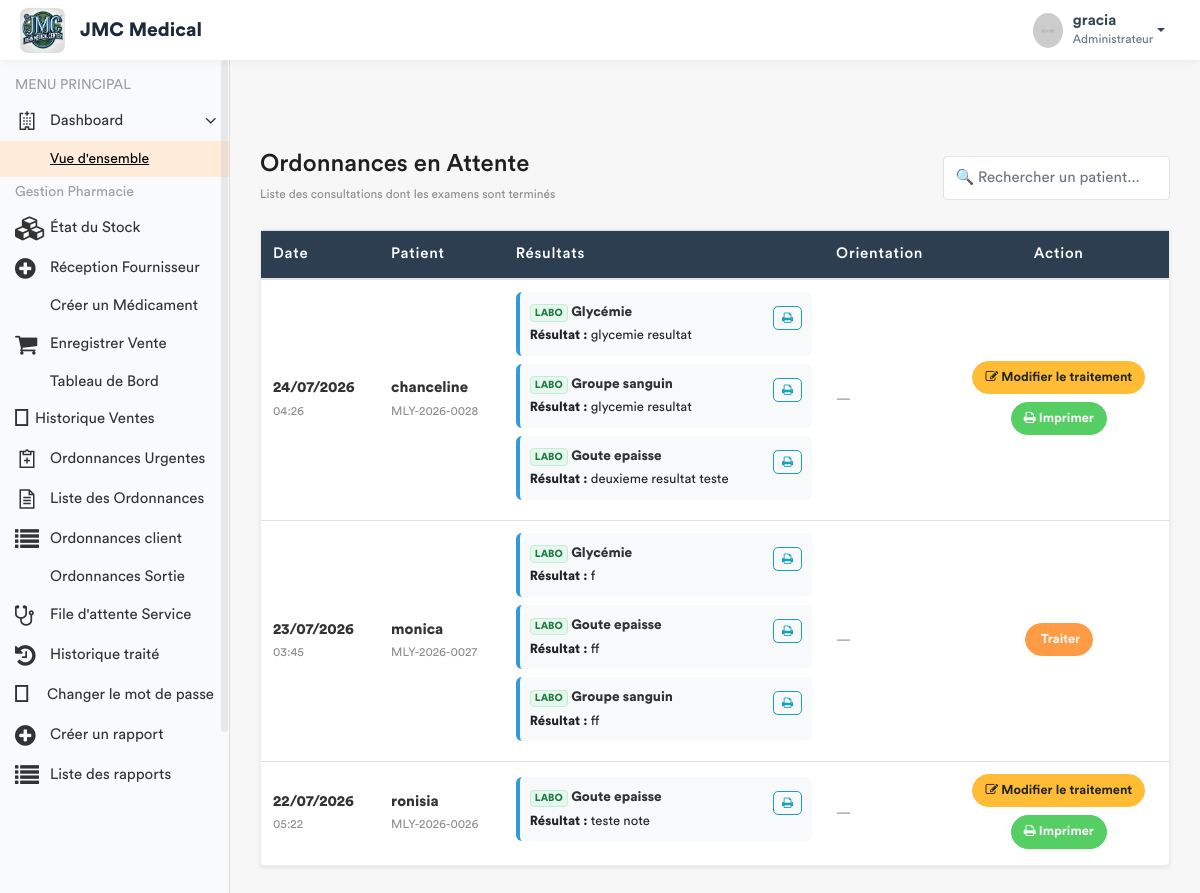
/medecin/salle-d-attente/ (signed in), run on an earlier commit of the app's database.
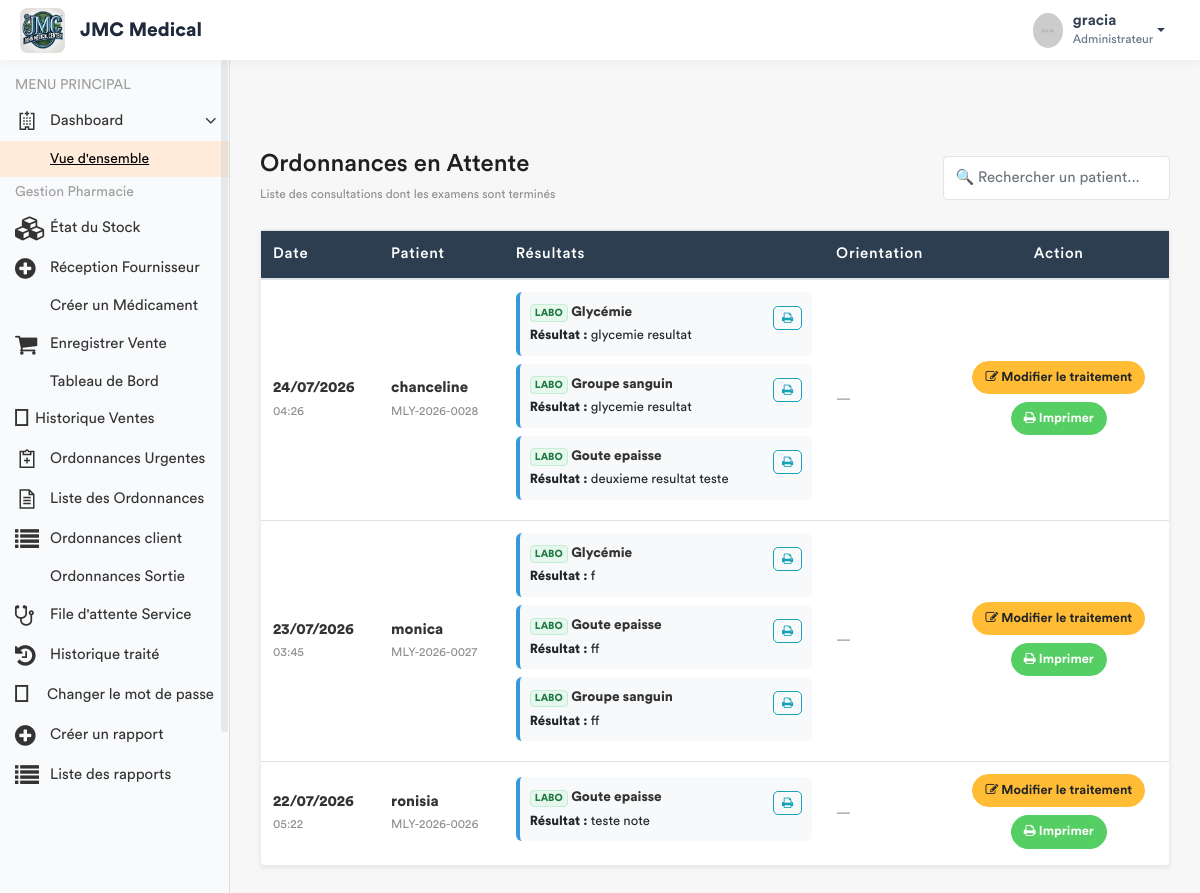
And on a later commit of the database.
### app/models.py (models this page shows, shortened)
class Consultation(models.Model):
    triage = models.OneToOneField(SigneVital, db_index=True, on_delete=models.CASCADE)
    medecin = models.ForeignKey(settings.AUTH_USER_MODEL, on_delete=models.SET_NULL, null=True)
    motif_consultation = models.TextField(verbose_name="Motif")
    antecedent = models.CharField(max_length  = 255 , null = True , blank = True)
    histoire_maladie = models.TextField(verbose_name="Histoire de la maladie")
    examen_physique = models.TextField(verbose_name="Examen physique")
    complement_d_anamnese = models.CharField(max_length=200, null=True)
    hypothese_diagnostique = models.TextField(verbose_name="Hypothèse diagnostique")
    date_creation = models.DateTimeField(default=timezone.now)
    consultation_payee = models.BooleanField(default=False, verbose_name="Consultation payée")
    session = models.OneToOneField(SessionSoins, on_delete=models.CASCADE, null=True)
    hopital = models.ForeignKey(Hopital , on_delete= models.SET_NULL , null = True)
    diagnostic_final = models.TextField(blank=True, null=True)

class SigneVital(models.Model):
    patient = models.ForeignKey(Patient, on_delete=models.CASCADE)
    temperature = models.DecimalField(max_digits=4, decimal_places=1)
    poids = models.DecimalField(max_digits=5, decimal_places=2)
    tension_arterielle = models.CharField(max_length=10)
    frequence_cardiaque = models.IntegerField()
    frequence_respiratoire = models.IntegerField(null=True, blank=True)
    saturation_oxygene = models.IntegerField(null=True, blank=True)
    date_prelevement = models.DateTimeField(default=timezone.now)
    infirmier = models.ForeignKey(User, on_delete=models.SET_NULL, null=True)
    est_consulte = models.BooleanField(default=False)
    session = models.ForeignKey(SessionSoins, on_delete=models.CASCADE, related_name='signes_vitaux', null=True)
    hopital = models.ForeignKey(Hopital , on_delete= models.SET_NULL , null = True)

class Patient(models.Model):
    TYPE_CHOICES = [
        ('SIMPLE', 'Patient Simple'),
        ('FIDELE', 'Patient Fidèle'),
        ('CONVENTIONNE', 'Patient Conventionné'),
    ]
    code_patient = models.CharField(max_length=20, unique=True, editable=False)
    noms = models.CharField(max_length=100)
    service = models.ForeignKey('Service', on_delete=models.PROTECT, related_name='patients', null=True)
    sexe = models.CharField(max_length=1, choices=[('M', 'Masculin'), ('F', 'Féminin')])
    age = models.CharField(max_length=30)
    adresse = models.TextField()
    telephone = models.CharField(max_length=20)
    hopital = models.ForeignKey(Hopital , on_delete=models.SET_NULL , related_name= 'patient_hopital', null = True)
    type_patient = models.CharField(max_length=15, choices=TYPE_CHOICES, default='SIMPLE')
    a_carte_fidelite = models.BooleanField(default=False, verbose_name="Possède carte de fidélité")
    entreprise = models.ForeignKey(
        'Entreprise',
        on_delete=models.SET_NULL,
        null=True,
        blank=True,
        related_name='patients',
        verbose_name="Entreprise (si conventionné)"
    )
    fiche_payee = models.BooleanField(default=False)
    created_by = models.ForeignKey(User, on_delete=models.SET_NULL, null=True, related_name='patients_crees')
    date_creation = models.DateTimeField(auto_now_add=True)
    date_modification = models.DateTimeField(auto_now=True)

### app/views.py (the view, shortened to what this page needs)
# urls.py: path('medecin/salle-d-attente/', views.liste_attente_ordonnance_view, name='liste_attente_medecin'),
@login_required
def liste_attente_ordonnance_view(request):
    role = Fonction.objects.select_related('hopital', 'fonctionKey').filter(userKey=request.user).first()
    hopital_user = role.hopital if role else None
    fonctionKey = role.fonctionKey.roleName if role and role.fonctionKey else None
    if not hopital_user:
        messages.error(request, "Votre compte n'est rattaché à aucun hôpital.")
        return redirect('enregistrement_patient')
    consultations_en_attente = Consultation.objects.filter(
        examens__statut='TERMINE',
        triage__patient__hopital=hopital_user
    ).prefetch_related(
        'examens__prestation',
        'ordonnance_set'
    ).distinct().order_by('-date_creation')
    for c in consultations_en_attente:
        c.ordonnance_existante = c.ordonnance_set.exists()
        c.examens_termines = c.examens.filter(statut='TERMINE')
    lits_disponibles = Lit.objects.filter(
        est_occupe=False,
        hopital=hopital_user
    ).select_related('chambre').order_by('nom_lit')
    return render(request, 'back-end/medecin/liste_attente.html', {
        'consultations_en_attente': consultations_en_attente,
        'lits_disponibles': lits_disponibles,
        'fonctionKey': fonctionKey,
        'now': timezone.now(),
    })

### app/templates/back-end/medecin/liste_attente.html (shortened to what the changed rows need)
{% load static %}
<!DOCTYPE html>
<html lang="fr">
<head>
    {% include 'back-end/includes/css.html' %}
</head>
<body>
    <div class="main-wrapper">
        <div class="page-wrapper">
            <div class="content container-fluid">
                <div class="card shadow-sm">
                    <div class="card-body p-0">
                        <div class="table-responsive">
                            <table class="table table-hover mb-0" id="tablePatients">
                                <thead style="background: #2c3e50; color: white;">
                                    <tr>
                                        <th>Date</th>
                                        <th>Patient</th>
                                        <th>Résultats</th>
                                        <th>Orientation</th>
                                        <th class="text-center">Action</th>
                                    </tr>
                                </thead>
                                <tbody>
                                    {% for c in consultations_en_attente %}
                                    <tr>
                                        <td class="align-middle">
                                            <strong>{{ c.date_creation|date:"d/m/Y" }}</strong><br>
                                            <small class="text-muted">{{ c.date_creation|date:"H:i" }}</small>
                                        </td>
                                        <td class="align-middle">
                                            <strong>{{ c.triage.patient.noms }}</strong><br>
                                            <small class="text-muted">{{ c.triage.patient.code_patient }}</small>
                                        </td>
                                        <td class="align-middle">
                                            {% if c.examens_termines %}
                                                {% for exam in c.examens_termines %}
                                                <div class="exam-card">
                                                    <div class="exam-info">
                                                        <span class="badge
                                                            {% if exam.prestation.categorie == 'LABO' %}badge-labo
                                                            {% elif exam.prestation.categorie == 'RADIO' %}badge-radio
                                                            {% else %}badge-echo{% endif %}">
                                                            {{ exam.prestation.categorie }}
                                                        </span>
                                                        <strong>{{ exam.prestation.libelle }}</strong>
                                                        {% if exam.resultat %}
                                                            <span class="result-text">
                                                                <strong>Résultat :</strong> {{ exam.resultat }}
                                                            </span>
                                                        {% else %}
                                                            <span class="empty-result">Aucun résultat texte saisi</span>
                                                        {% endif %}
                                                    </div>
                                                    <a href="{% url 'imprimer_resultat' exam.id %}" target="_blank" class="btn btn-outline-info btn-exam">
                                                        <i class="fa fa-print"></i>
                                                    </a>
                                                </div>
                                                {% endfor %}
                                            {% else %}
                                                <small class="text-muted">Aucun résultat disponible</small>
                                            {% endif %}
                                        </td>
                                        <td class="align-middle orientation-cell">
                                            {% if c.orientations.all %}
                                                {% for o in c.orientations.all %}
                                                    <div class="orientation-destination">
                                                        <i class="fa fa-map-signs text-success"></i> {{ o.get_destination_display }}
                                                    </div>
                                                    {% if o.observation %}
                                                        <div class="orientation-observation">
                                                            {{ o.observation }}
                                                        </div>
                                                    {% endif %}
                                                {% endfor %}
                                            {% else %}
                                                <span class="text-muted">—</span>
                                            {% endif %}
                                        </td>
                                        <td class="text-center align-middle">
                                            {% if c.ordonnance_existante %}
                                                <a href="{% url 'modifier_ordonnance_med' c.id %}"
                                                   class="btn btn-warning btn-sm action-btn">
                                                    <i class="fa fa-edit"></i> Modifier le traitement
                                                </a>
                                                <br>
                                                <a href="{% url 'imprimer_consultation' c.id %}"
                                                   target="_blank"
                                                   class="btn btn-success btn-sm action-btn mt-1">
                                                    <i class="fa fa-print"></i> Imprimer
                                                </a>
                                            {% else %}
                                                <button type="button"
                                                        class="btn btn-primary btn-sm action-btn"
                                                        data-toggle="modal"
                                                        data-target="#modal{{ c.id }}">
                                                     Traiter
                                                </button>
                                            {% endif %}
                                        </td>
                                    </tr>
                                    {% empty %}
                                    <tr>
                                        <td colspan="5" class="text-center p-4 text-muted">
                                            Aucune consultation en attente.
                                        </td>
                                    </tr>
                                    {% endfor %}
                                </tbody>
                            </table>
                        </div>
                    </div>
                </div>
            </div>
        </div>
    </div>
</body>
</html>

What changed in the data, as far as the page shows it:
changed Consultation "monica": text "Traiter" → "Modifier le traitement Imprimer"
